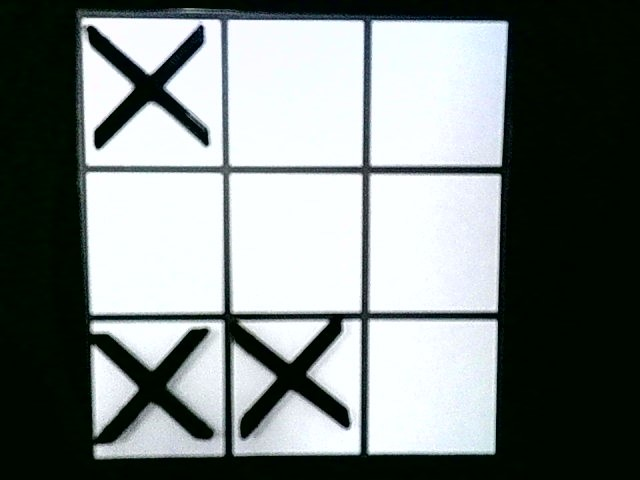
#> input picture equis.jpg, 640 x 480 px, given in place of the camera
$ python detectar_tablero5.py
#> lines starting #> are read from the running program, lines starting #| are printed output that depends on the picture; after the words box and inside, x2 and y2 are one past the last pixel; in counts of white or black regions, pixels touching at a corner belong together
import cv2
import numpy as np

# Parámetros para el suavizado
alpha = 0.2  # Factor de suavizado (ajusta según sea necesario)
previous_square = None

def detect_squares(frame):
    gray = cv2.cvtColor(frame, cv2.COLOR_BGR2GRAY)
    blur = cv2.GaussianBlur(gray, (5, 5), 0)
    edges = cv2.Canny(blur, 50, 150, apertureSize=3)
    squares = cv2.findContours(edges, cv2.RETR_EXTERNAL, cv2.CHAIN_APPROX_SIMPLE)
    return squares

def filter_largest_square(squares):
    global previous_square
    largest_square = None
    max_area = 0

    if squares is not None:
        for square in squares[0]:
            epsilon = 0.15 * cv2.arcLength(square, True)
            approx = cv2.approxPolyDP(square, epsilon, True)

            if len(approx) == 4:  # Cuadrado
                area = cv2.contourArea(square)
                if area > max_area:
                    max_area = area
                    largest_square = approx

    # Aplicar suavizado
    if previous_square is not None and largest_square is not None:
        largest_square = np.array(previous_square) + alpha * (np.array(largest_square) - np.array(previous_square))

    # Actualizar la variable global
    previous_square = largest_square

    return largest_square

def draw_square(frame, square):
    if square is not None and len(square) > 0 and len(square[0]) > 0:  # Verifica que square no sea None y tenga al menos un punto
        cv2.drawContours(frame, [square], 0, (255, 0, 0), 2)


def main():
    cap = cv2.VideoCapture(0)

    while True:
        ret, frame = cap.read()
#> frame is the input picture: shape (480, 640, 3); mean B, G, R 128.4, 129.8, 123
        if not ret:
            break

        squares = detect_squares(frame)
#> in detect_squares, `blur = cv2.GaussianBlur(gray, (5, 5), 0)`:
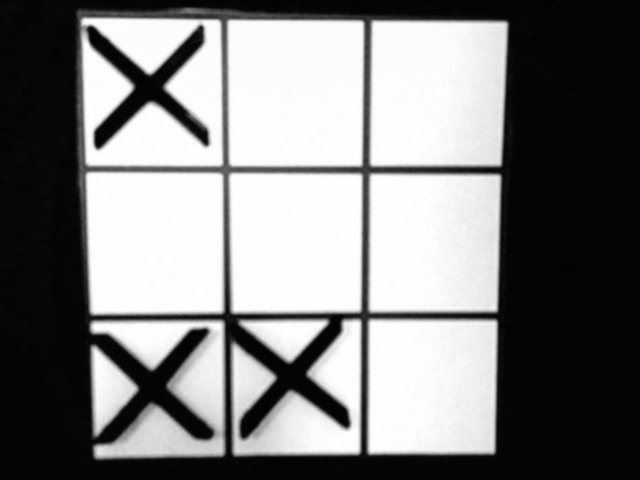
#> blur: shape (480, 640); min 2, max 255, mean 127.6
#> in detect_squares, `edges = cv2.Canny(blur, 50, 150, apertureSize=3)`:
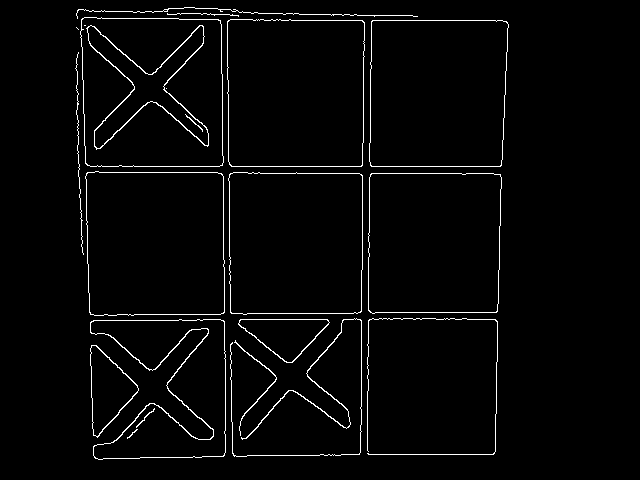
#> edges: shape (480, 640); 2.6% white in thin lines or dots, all inside (x1, y1, x2, y2) = (75, 7, 509, 460)
#> in detect_squares, `squares = cv2.findContours(edges, cv2.RETR_EXTERNAL, cv2.CHAIN_APPROX_..`: squares = 16 contours, 5 with area under 20; largest, box (x1, y1, x2, y2) and area: (80, 17, 224, 167) 20496, (227, 19, 365, 167) 19804, (369, 20, 509, 167) 19609, (85, 171, 225, 316) 19358, (228, 172, 363, 315) 18549
        largest_square = filter_largest_square(squares)
#> the loop in filter_largest_square, `for square in squares[0]:` made 16 passes
#> (epsilon, area, max_area, largest_square) on passes 7, 8, 9, 12, 13, 14: (81.17, 18138, 18138, [[371, 173], [368, 310], [496, 312], [500, 174]]), (82.56, 18549, 18549, [[230, 173], [230, 312], [360, 312], [362, 175]]), (84.03, 19357.5, 19357.5, [[87, 172], [90, 314], [223, 313], [222, 174]]), (84.34, 19609, 19609, [[372, 20], [370, 165], [500, 166], [507, 22]]), (85.64, 19804, 19804, [[228, 20], [229, 164], [361, 166], [364, 22]]), (86.68, 20495.5, 20495.5, [[82, 18], [85, 163], [222, 165], [220, 20]])
#> (epsilon, approx) on passes 1 to 6: (34.78, [[91, 345], [97, 437], [138, 388]]), (39.58, [[235, 340], [240, 435]]), (33.35, [[238, 324], [292, 362], [329, 322]]), (133.5, [[223, 320], [95, 458]]), (160.7, [[369, 319], [493, 454]]), (209.2, [[360, 319]])
#> after the loop in filter_largest_square, `for square in squares[0]:`: max_area = 20495.5
#> in filter_largest_square, `previous_square = largest_square`: previous_square = [[82, 18], [85, 163], [222, 165], [220, 20]]
#> largest_square = [[82, 18], [85, 163], [222, 165], [220, 20]]
        draw_square(frame, largest_square)
#> in draw_square, `cv2.drawContours(frame, [square], 0, (255, 0, 0), 2)`:
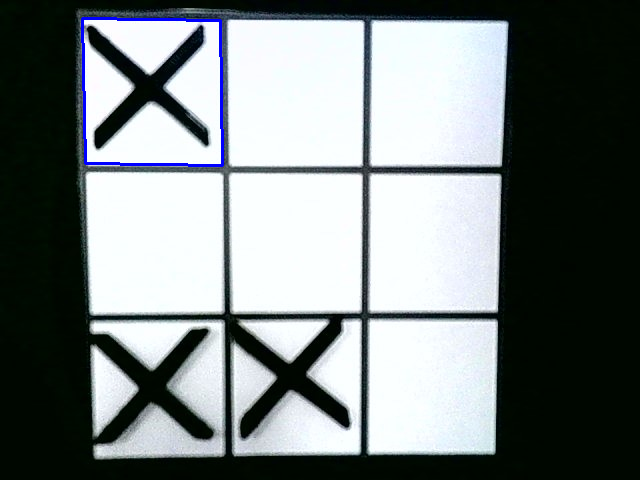
#> frame: shape (480, 640, 3); 0.55% of pixels changed, all inside (x1, y1, x2, y2) = (81, 17, 224, 167)

        if largest_square is not None:
            x, y, w, h = cv2.boundingRect(largest_square)
#> x = 82; y = 18; w = 141; h = 148
            roi = frame[y:y + h, x:x + w]
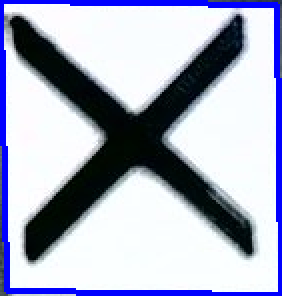
#> roi: shape (148, 141, 3) (shown 2 times larger); mean B, G, R 195.7, 174.9, 170.3
            cv2.imshow("ROI", roi)

        cv2.imshow("Smoothed Square Detection", frame)

        if cv2.waitKey(1) & 0xFF == ord('q'):
#> (key q is pressed here)
            break

    cap.release()
    cv2.destroyAllWindows()

if __name__ == "__main__":
    main()
